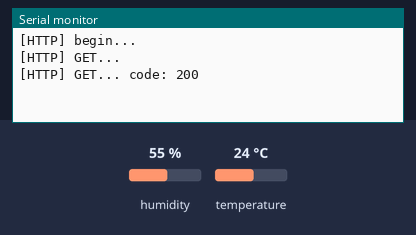
This sketch was run on a simulated ESP8266 (NodeMCU). Parts: the last lines printed to the serial monitor. The test bench sets the inputs (shaded band); at power-on: humidity 55 %, temperature 24 °C. WiFi joins after 1.5 s; servers stay silent unless stated; uploads are accepted with an empty reply.

Above: at 2.7 s.
2.8 s: humidity set to 22 %
11.2 s: temperature set to 12 °C
At 12.92 s:
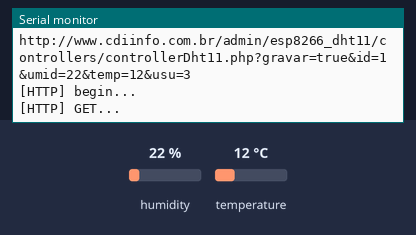
19.6 s: humidity set to 40 %
At 23.65 s:
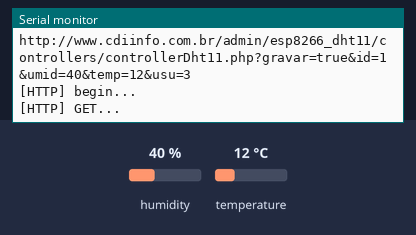

Measured:
- after the input at 11.2 s, the serial monitor: prints a new line after 1.6 s (image 1)
- after the input at 19.6 s, the serial monitor: prints a new line after 3.9 s (image 2)

The sketch:

station_dht11_client.ino
```cpp
/**
   BasicHTTPClient.ino
   Created on: 24.05.2015
*/

#include <Arduino.h>

#include <ESP8266WiFi.h>
#include <ESP8266WiFiMulti.h>
#include <ESP8266HTTPClient.h>
#include <SimpleDHT.h>

ESP8266WiFiMulti WiFiMulti;

// String servidorExt = "http://192.168.1.102";
String servidorExt = "http://www.cdiinfo.com.br/admin";

const char *ssid = "ssid"; //Nome do AP a ser conectado
const char *password = "password"; //Senha do AP

int pinDHT11 = D1; // Pino onte está conectado o DHT11
SimpleDHT11 dht11(pinDHT11);

void setup() {
  //WiFiManager wifiManager;
  //wifiManager.autoConnect(ssid, password);

  Serial.begin(115200);
  Serial.print("Teste");
  //Conectando no AP
  WiFi.begin(ssid, password);
  Serial.print("Conectando");

  while (WiFi.status() != WL_CONNECTED){
    delay(500);
    Serial.print(".");
  }
  Serial.println();

  IPAddress MeuIP = WiFi.localIP();
  Serial.print("Endereço AP : ");
  Serial.println(MeuIP);
  /*WiFi.mode(WIFI_STA);
  WiFiMulti.addAP("SSID", "PASSWORD");*/
}

void loop() {
  // wait for WiFi connection
  if ((WiFiMulti.run() == WL_CONNECTED)) {
    HTTPClient http;

    delay(500);
    byte temperatura = 0;
    byte umidade = 0;
    int err = SimpleDHTErrSuccess;

    if ((err = dht11.read(&temperatura, &umidade, NULL)) != SimpleDHTErrSuccess) {
      Serial.print("Leitua DHT11 com falha, err=");
      Serial.println(err);
      /* pagina += "{\"debug\":\"Error: ";
      pagina += err;
      pagina += "\"}";
      client.print(pagina); */
      delay(1000);
      return;
    }

    String url = ""; // "http://";
    url += servidorExt;
    url += "/esp8266_dht11/controllers/controllerDht11.php?gravar=true&id=";
    url += 1;
    url += "&umid=";
    url += umidade;
    url += "&temp=";
    url += temperatura;
    url += "&usu=3";
    Serial.println(url);

    Serial.print("[HTTP] begin...\n");
    // configure traged server and url
    // http.begin("https://192.168.1.12/test.html", "7a 9c f4 db 40 d3 62 5a 6e 21 bc 5c cc 66 c8 3e a1 45 59 38"); //HTTPS
    // http.begin("http://192.168.1.102/esp8266_dht11/ping.php"); //HTTP
    http.begin(url);

    Serial.print("[HTTP] GET...\n");
    // start connection and send HTTP header
    int httpCode = http.GET();

    // httpCode will be negative on error
    if (httpCode > 0) {
      // HTTP header has been send and Server response header has been handled
      Serial.printf("[HTTP] GET... code: %d\n", httpCode);

      // file found at server
      if (httpCode == HTTP_CODE_OK) {
        String payload = http.getString();
        Serial.println(payload);
      }
    } else {
      Serial.printf("[HTTP] GET... failed, error: %s\n", http.errorToString(httpCode).c_str());
    }
    http.end();
  }
  delay(10000);
}
```
